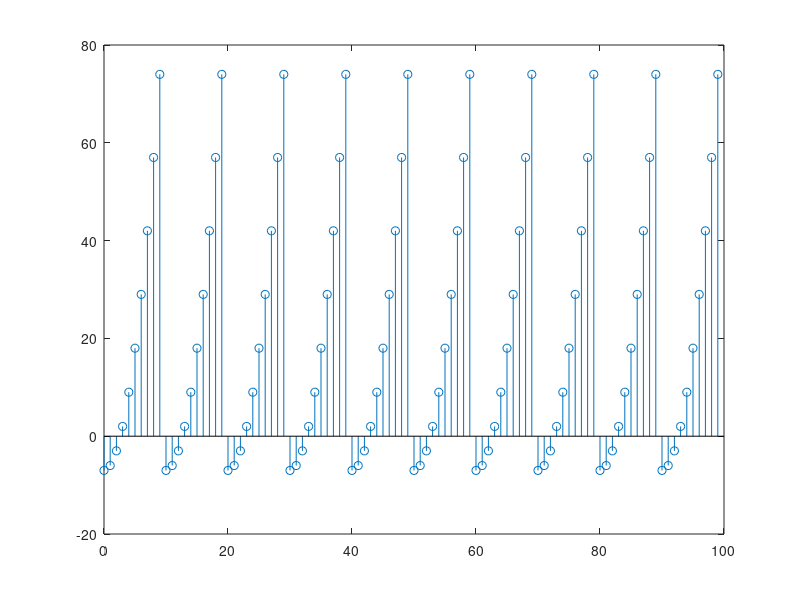

MATLAB code for this plot:
n = 0:99;
a = 0;
for k = 1:100
    if a <= 9
        f(k) = a^2 -7;
        a = a+1;
    elseif a > 9
        a = a-10;
        f(k) = a^2 -7;
        a = a+1;    
   
    end
    

end
stem(n,f)